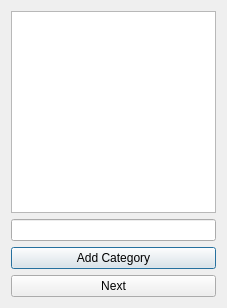
<?xml version="1.0" encoding="UTF-8"?>
<ui version="4.0">
 <class>Category</class>
 <widget class="QDialog" name="Category">
  <property name="geometry">
   <rect>
    <x>0</x>
    <y>0</y>
    <width>227</width>
    <height>308</height>
   </rect>
  </property>
  <property name="windowTitle">
   <string>Dialog</string>
  </property>
  <layout class="QVBoxLayout" name="verticalLayout">
   <item>
    <widget class="QTableView" name="tableView">
     <property name="editTriggers">
      <set>QAbstractItemView::NoEditTriggers</set>
     </property>
     <attribute name="horizontalHeaderStretchLastSection">
      <bool>true</bool>
     </attribute>
    </widget>
   </item>
   <item>
    <widget class="QLineEdit" name="lineEdit"/>
   </item>
   <item>
    <widget class="QPushButton" name="pushButton_Add">
     <property name="text">
      <string>Add Category</string>
     </property>
    </widget>
   </item>
   <item>
    <widget class="QPushButton" name="pushButton_next">
     <property name="text">
      <string>Next</string>
     </property>
    </widget>
   </item>
  </layout>
 </widget>
 <resources/>
 <connections/>
</ui>
